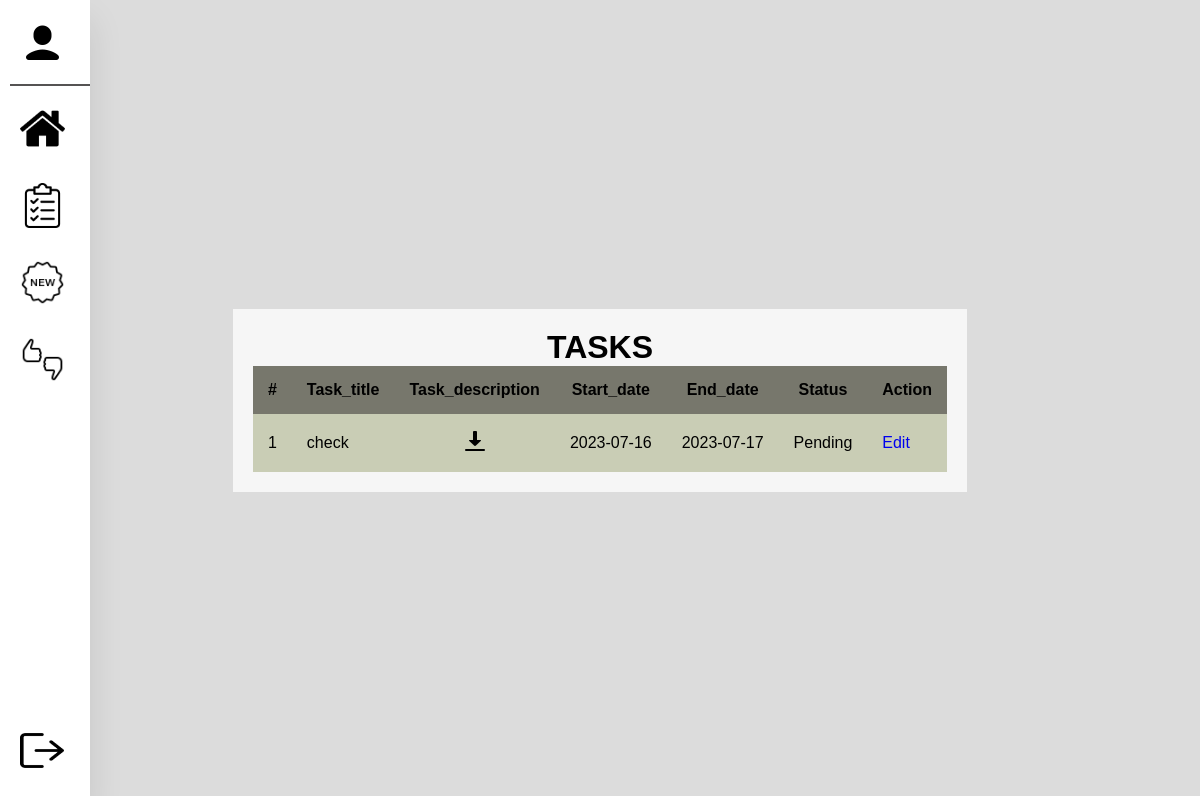
/Employeesite/task_employee.php (signed in), run on the app's committed database.
### tables this page shows
CREATE TABLE `tasks` (
  `task_id` int(11) NOT NULL,
  `d_id` int(50) DEFAULT NULL,
  `task_title` varchar(50) DEFAULT NULL,
  `status` varchar(50) NOT NULL,
  `task_description` varchar(200) NOT NULL,
  `start_date` date NOT NULL,
  `end_date` date NOT NULL,
  `m_id` int(11) DEFAULT NULL,
  `e_id` int(11) DEFAULT NULL,
  `completed_task` tinyint(1) NOT NULL,
  `file_name` varchar(60) DEFAULT NULL,
  `feedback` varchar(500) DEFAULT NULL,
  `started_task` date DEFAULT NULL,
  `finished_task` date NOT NULL
);

### Employeesite/task_employee.php (the view, shortened to what this page needs)
<!DOCTYPE html>
<html lang="en">
  <head>
    <link rel="stylesheet" href="css/task_employee.css" />
  </head>
  <body>
    <?php  $conn = mysqli_connect("localhost","root","","workprogresstracker");
        if(isset($_SESSION['username']))
        {
         $sessionid =$_SESSION['id']
    ?>
    <nav>
      <ul>
        <li>
          <a href="http://localhost/work-progress-tracker/Work-progress-tracker/Employeesite/editself.php" class="logo first">
            <img src="icons_emp/user.png" alt="" />
          </a>
        </li>
        <li>
          <a href="http://localhost/work-progress-tracker/Work-progress-tracker/Employeesite/home_employee.php" class="logo">
            <img src="icons_emp/home.png" alt="" />
          </a>
        </li>
        <li>
          <a href="http://localhost/work-progress-tracker/Work-progress-tracker/Employeesite/task_employee.php" class="logo">
            <img src="icons_emp/task.png" alt="" />
          </a>
        </li>
        <li>
        <a href="http://localhost/work-progress-tracker/Work-progress-tracker/Employeesite/update_employee.php" class="logo">
            <img src="icons_emp/new.png" alt="" />
          </a>
        </li>
        <li>
          <a href="http://localhost/work-progress-tracker/Work-progress-tracker/Employeesite/feedback_home.php#" class="logo">
            <img src="icons_emp/feedback.png" alt="" />
          </a>
        </li>
        <li>
          <a href="../unsetvariable.php?unset=true" class="logo last">
            <img src="icons_emp/logout.png" style="width: 44px;height: 35px;" alt="" />
          </a>
        </li>
      </ul>
    </nav>
    <div id="container">
      <?php
              $sql = "Select * from tasks where e_id =$sessionid and (status='Pending' or status='On-going')";
              $result = mysqli_query($conn,$sql);
              ?>
              <div id="table_data">
            <table style="border: none; border-collapse: collapse;">
              <h1 style="text-align:center;">TASKS</h1>
              <tr>
                <th>#</th>
                <th>Task_title</th>
                <th>Task_description</th>
                <th>Start_date</th>
                <th>End_date</th>
                <th>Status</th>
                <th>Action</th>
              </tr>
                <?php
                $idnum=1;
                while($row = $result->fetch_assoc()){
                 if($result->num_rows < 0)
                 {
                  echo '';
                 }
                 else{
                  $task_id=$row['task_id'];
                ?>
              <tr>
                <td><?php echo $idnum?> </td>
                <td><?php echo $row['task_title'];?></td>
                <td style="text-align: center;"><a href="./../description_tasks/<?php echo $row['task_description']?>" download > <img src="../icons/download-icon.png" alt="" srcset=""> </a></td>
                <td><?php echo $row['start_date'];?></td>
                <td><?php echo $row['end_date'];?></td>
                <td><?php echo $row['status'];?></td>
                  <td><a href="task_action/edit_status_task.php?task_id=<?php echo $task_id; ?>">Edit</a></td>
              </tr>
              <?php
                $idnum++;
                }
              }
                ?>
            </table>
        </div>
    </div>
    <?php
        }
        else{
          echo "";
        }
        ?>
  </body>
</html>

### Employeesite/css/task_employee.css (style rules this page uses)
* { margin: 0; padding: 0; outline: none; text-decoration: none; box-sizing: border-box; font-family: "Poppins", sans-serif; }
body { background-color: #d9ff00; }
nav { position: absolute; top: 0; bottom: 0; height: 100%; left: 0; background: #fff; width: 90px; overflow: hidden; transition: width 0.2s linear; box-shadow: 0 20px 35px rgba(0, 0, 0, 0.1); }
.logo { text-align: center; display: flex; transition: all 0.5s ease; margin: 10px 0 0 10px; }
.logo img { width: 45px; height: 45px; }
.first { border-bottom: 2px solid; margin: 11px 0 10px 10px; }
.last { position: absolute; bottom: 10px; }
nav a { position: relative; color: rgb(85, 83, 83); display: table; width: 300px; padding: 10px; }
#container { width: 100%; height: 100vh; background-color: gainsboro; display: flex; justify-content: center; align-items: center; }
#table_data { width: auto; height: auto; margin: 30px; padding: 20px; background-color: #f6f6f6; }
tr:nth-child(even) { background-color: #b8bd9bb5; }
tr:nth-child(odd) { background-color: #6d725594; }
th { background-color: #77776c; }
th, td { padding: 15px; }

### data on the page
tasks: task_title "check", start_date "2023-07-16", end_date "2023-07-17", status "Pending"
